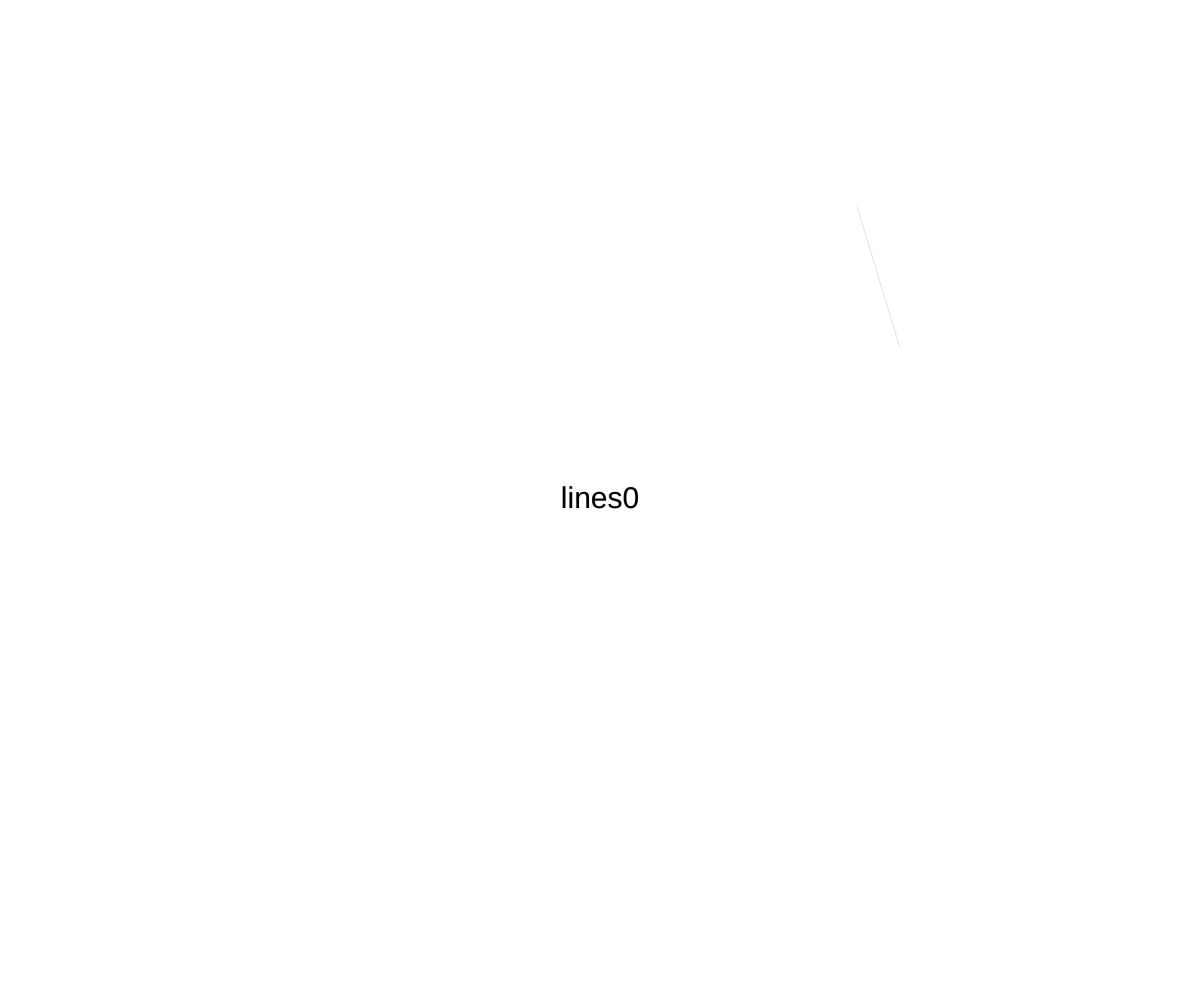
Frame 1 (no input)
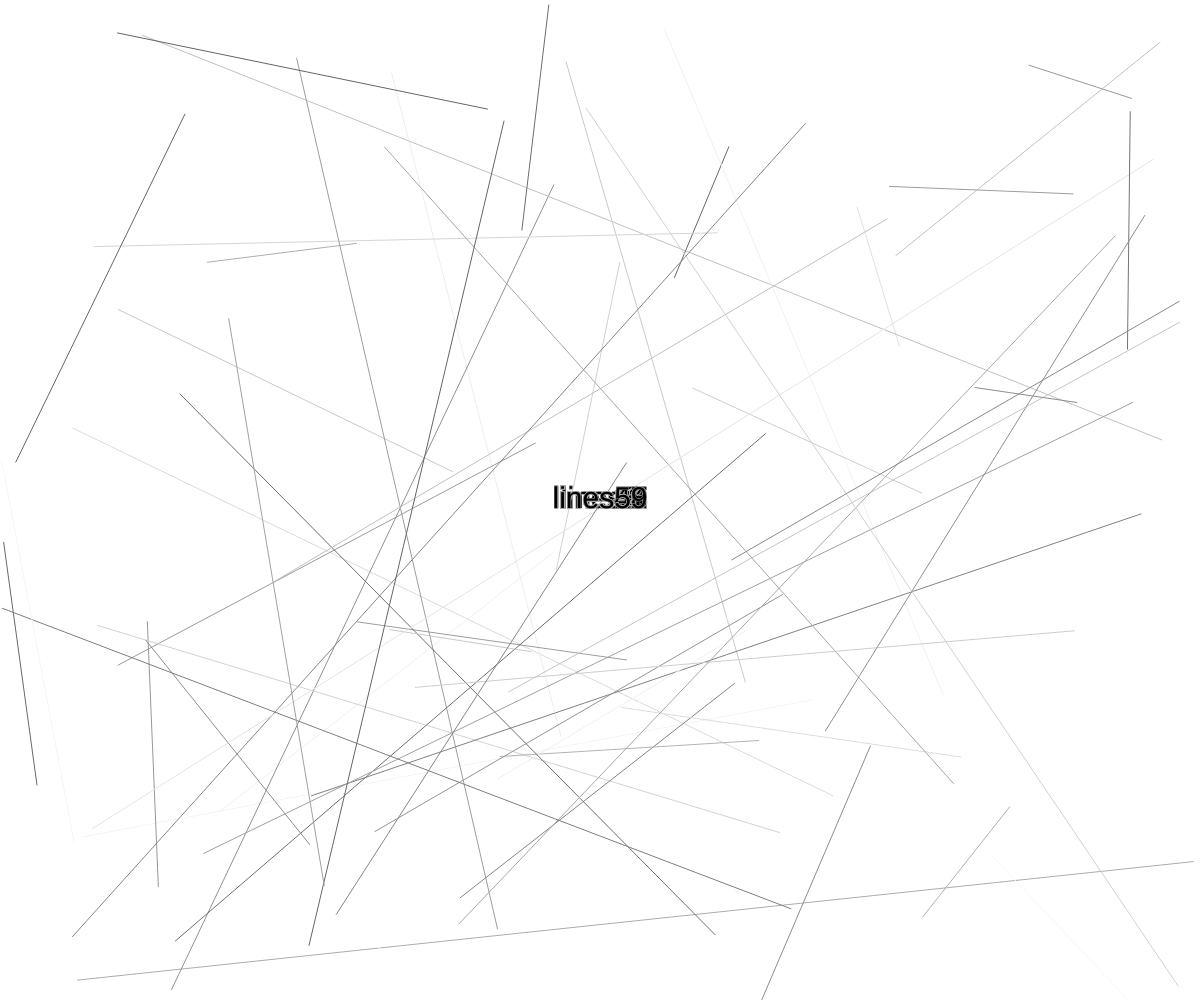
Frame 60 (no input)
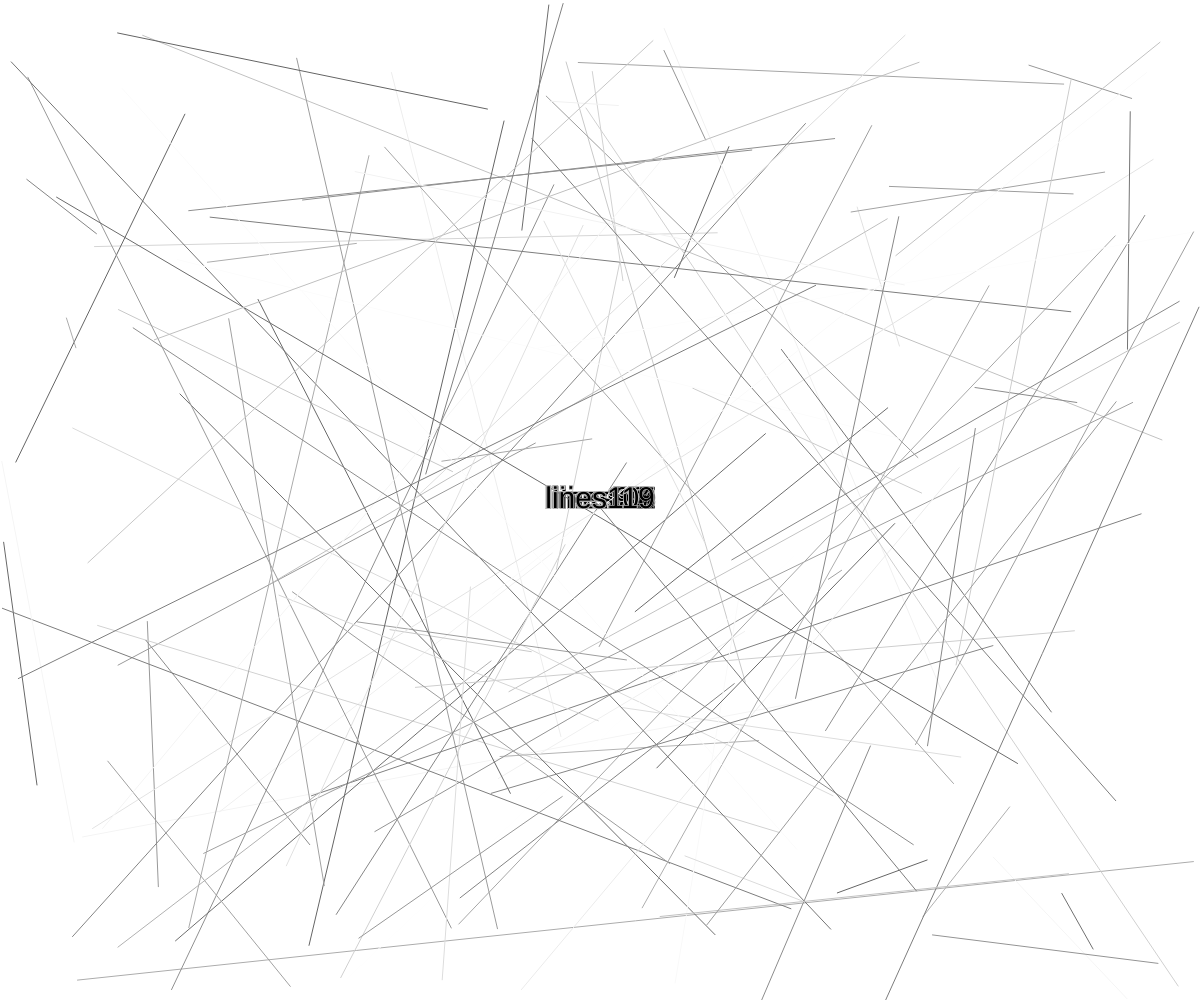
Frame 120 (the mouse pressed at the canvas centre since frame 60)

The p5.js sketch that drew these frames (run headless with seeded random() and noise() and a simulated clock; from frame 60 on, the mouse is pressed at the canvas centre):

// p5.js sketch
// ── sketch.js
let x = 0;
let y = 0;
let lines = 0;

function setup(){
  createCanvas(windowWidth, windowHeight);
}

function draw(){
  // background(255,0,100)

  //Draw a line
  let x1 = random(width);
  let y1 = random(height);
  // let x1 = mouseX;
  // let x1 = mouseX;
  let x2 = random(width);
  let y2 = random(height);
  let color = random(100, 255, 255, 100);
  stroke(color);
  line(x1, y1, x2, y2);
  // fill(255, 255, 255, 20); // Sets tansparency
  // ellipse(x1, y1, x2, y2); // Random sized shape

  // Write some text
  let myText = "lines"+lines;
  fill(0);
  textSize(width/40);
  textAlign(CENTER, CENTER);
  text(myText, width/2, height/2);
  lines++;
}
